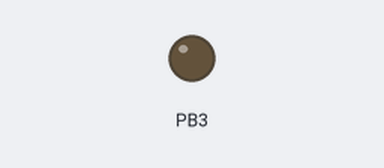
A program run on a simulated ATmega16, built with avr-gcc and emulated at 0.8 MHz. On the bench: output pins drawn as LEDs (lit = HIGH).

Above: at 0.1 s.
At 39.75 s:
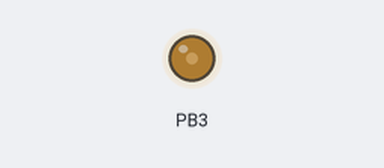
Timing chart, 0 to 40.0 s (numbered marks = the images above):
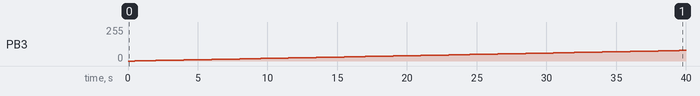

The program:

Practical_56.c
```c
//Speed control of DC motor using Timer/Counter

#define F_CPU 800000UL
#include<avr/io.h>
#include<util/delay.h>
void PWM_init()
{
  TCCR0 = (1<<WGM00) | (1<<WGM01) | (1<<COM01) | (1<<CS00);
  DDRB|=(1<<PB3);  /*set OC0 pin as output*/
}


int main ()
{
	unsigned char duty;

	PWM_init();
	while (1)
	{
		for(duty=0; duty<255; duty++)
		{
			OCR0=duty;     /*increase the Motor Speed*/
			_delay_ms(500);
		}
		for(duty=255; duty>1; duty--)
		{
			 OCR0=duty;    /*decrease the Motor Speed*/
			 _delay_ms(500);
		}
	}
}
```

Measured:
- by itself, PB3: moves from 0/255 to 79/255 over 39.0 s
